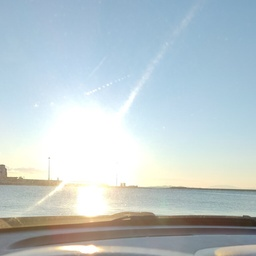
#> input picture image.jpg, 256 x 256 px, shrunk from 768 x 768 before the run
$ python filterImage.py
#> lines starting #> are read from the running program, lines starting #| are printed output that depends on the picture
from PIL import Image
import numpy as np
import math
import sys


def f(X,n):
    dataMatlab=[
        116.358502790926,
-4.02681194230038,
0.490712205518890,
0.0582310468874797,
0.000599476933138634,
-0.000197674433276772,
-1.44000356960759e-06]

    a0=dataMatlab[0]
    a1x=dataMatlab[1]
    a1y=dataMatlab[2]
    a2x=dataMatlab[3]
    a2y =dataMatlab[4]
    a3x =dataMatlab[5]
    a3y =dataMatlab[6]
    if X[2]<a0+a1x*X[0]+a1y*X[1]+a2x*X[0]*X[0]+a2y*X[1]*X[1]+a3x*X[0]*X[0]*X[0]+a3y*X[1]*X[1]*X[1]:
        return X[n]

    return 0#int(X[n]*0.9)


def filter(arrRef,arrCopy):

    hight = len(image_array)
    width = len(image_array[0])

    for y in range(hight):
        for x in range(width):
            temp = arrRef[y][x]
            arrCopy[y][x]=[f(temp,0),f(temp,1),f(temp,2)]

def smooth(arrRef,arrCopy):
    hight = len(image_array)
    width = len(image_array[0])

    for y in range(1,hight-1):
        for x in range(1,width-1):
            temp = arrRef[y][x]
            '''
            arrCopy[y][x][0]=int()/9)
            arrCopy[y][x][1]=int()/9)
            arrCopy[y][x][2]=int()/9)
            '''


#find image (add code)
filename = "image.jpg"

#image open
try:
    im = Image.open(filename)
#> im is the input picture: PIL image 256x256 RGB; mean R, G, B 188.9, 202.1, 206.3
except:
    sys.exit()

image_array = np.array(im) #create table of the image
image_copy = np.array(im) #create copy table of the image
image_copy_2 = np.array(im) #create copy table of the image

array_y = len(image_array)
#> array_y = 256
array_x = len(image_array[0])
#> array_x = 256

print('image dimentions are: ',end='')
print('y: '+ str(array_y) +' x: ' +str(array_x))
#| y: 256 x: 256


filter(image_array,image_copy)
#> after the loop in filter, `for y in range(hight):`:
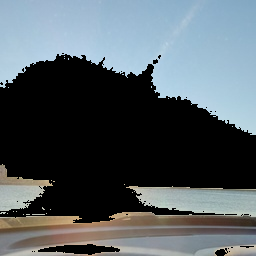
#> arrCopy: shape (256, 256, 3); mean R, G, B 84.4, 93.6, 98.8
#smooth(image_copy,image_copy_2)

######################################


####################################

#save to file
im = Image.fromarray(image_copy)
im.save(filename[:-4]+'_filtered'+'.png')
